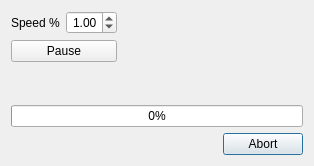
<?xml version="1.0" encoding="UTF-8"?>
<ui version="4.0">
 <class>CutDialog</class>
 <widget class="QDialog" name="CutDialog">
  <property name="geometry">
   <rect>
    <x>0</x>
    <y>0</y>
    <width>314</width>
    <height>166</height>
   </rect>
  </property>
  <property name="windowTitle">
   <string>Foam cutter is running</string>
  </property>
  <layout class="QVBoxLayout" name="verticalLayout">
   <item>
    <layout class="QHBoxLayout" name="horizontalLayout">
     <item>
      <layout class="QFormLayout" name="formLayout">
       <item row="0" column="0">
        <widget class="QLabel" name="label">
         <property name="text">
          <string>Speed %</string>
         </property>
        </widget>
       </item>
       <item row="0" column="1">
        <widget class="QDoubleSpinBox" name="speed_spin">
         <property name="sizePolicy">
          <sizepolicy hsizetype="Preferred" vsizetype="Fixed">
           <horstretch>0</horstretch>
           <verstretch>0</verstretch>
          </sizepolicy>
         </property>
         <property name="focusPolicy">
          <enum>Qt::ClickFocus</enum>
         </property>
         <property name="alignment">
          <set>Qt::AlignRight|Qt::AlignTrailing|Qt::AlignVCenter</set>
         </property>
         <property name="minimum">
          <double>0.100000000000000</double>
         </property>
         <property name="maximum">
          <double>2.000000000000000</double>
         </property>
         <property name="singleStep">
          <double>0.050000000000000</double>
         </property>
         <property name="value">
          <double>1.000000000000000</double>
         </property>
        </widget>
       </item>
       <item row="1" column="0" colspan="2">
        <widget class="QPushButton" name="pause_button">
         <property name="text">
          <string>Pause</string>
         </property>
         <property name="autoDefault">
          <bool>false</bool>
         </property>
        </widget>
       </item>
      </layout>
     </item>
     <item>
      <spacer name="horizontalSpacer">
       <property name="orientation">
        <enum>Qt::Horizontal</enum>
       </property>
       <property name="sizeHint" stdset="0">
        <size>
         <width>110</width>
         <height>20</height>
        </size>
       </property>
      </spacer>
     </item>
    </layout>
   </item>
   <item>
    <widget class="QProgressBar" name="cut_progress">
     <property name="value">
      <number>0</number>
     </property>
    </widget>
   </item>
   <item>
    <widget class="QDialogButtonBox" name="buttonBox">
     <property name="orientation">
      <enum>Qt::Horizontal</enum>
     </property>
     <property name="standardButtons">
      <set>QDialogButtonBox::Abort</set>
     </property>
    </widget>
   </item>
  </layout>
 </widget>
 <resources/>
 <connections>
  <connection>
   <sender>buttonBox</sender>
   <signal>accepted()</signal>
   <receiver>CutDialog</receiver>
   <slot>accept()</slot>
   <hints>
    <hint type="sourcelabel">
     <x>248</x>
     <y>254</y>
    </hint>
    <hint type="destinationlabel">
     <x>157</x>
     <y>274</y>
    </hint>
   </hints>
  </connection>
  <connection>
   <sender>buttonBox</sender>
   <signal>rejected()</signal>
   <receiver>CutDialog</receiver>
   <slot>reject()</slot>
   <hints>
    <hint type="sourcelabel">
     <x>316</x>
     <y>260</y>
    </hint>
    <hint type="destinationlabel">
     <x>286</x>
     <y>274</y>
    </hint>
   </hints>
  </connection>
 </connections>
</ui>
